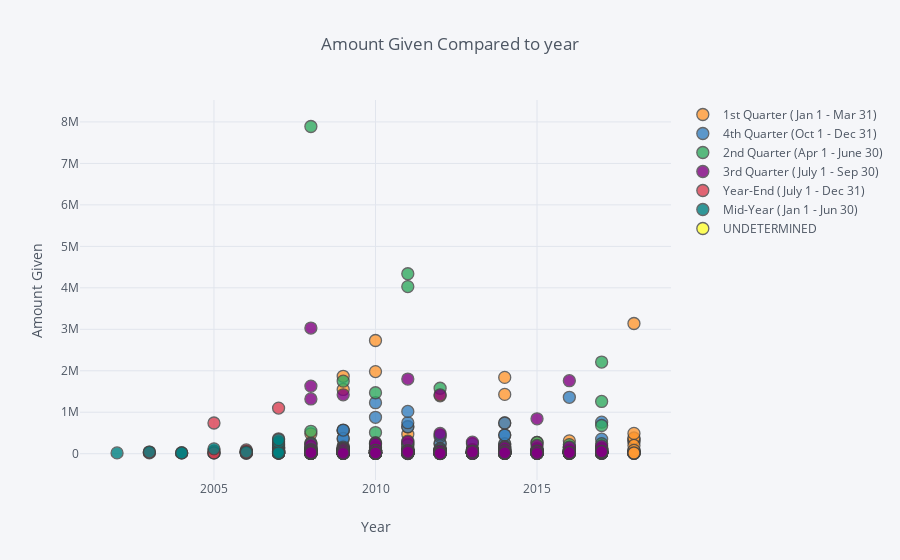

Source (notebook cell):
### Code cell
dfviz.iplot(
    x='year',
    y='amount',
    # Specify the category
    categories='period',
    xTitle='Year',
    yTitle='Amount Given',
    title='Amount Given Compared to year')

### Figure 1 — Plotly figure (JSON) as saved in the notebook; plotly's stock layout.template omitted (floating-point values rounded to 4 significant figures; data arrays with more than 128 entries replaced by an {"elided": "..."} marker saying what was removed)
{"data": [{"marker": {"color": "rgba(255, 153, 51, 1.0)", "line": {"width": 1.3}, "opacity": 0.8, "size": 12, "symbol": "circle"}, "mode": "markers", "name": "1st Quarter (Jan 1 - Mar 31)", "textfont": {"color": "#4D5663"}, "type": "scatter", "uid": "c3a02723-7034-4249-8a49-e444f6eda1c1", "x": {"elided": "136 int values"}, "y": {"elided": "136 int values"}}, {"marker": {"color": "rgba(55, 128, 191, 1.0)", "line": {"width": 1.3}, "opacity": 0.8, "size": 12, "symbol": "circle"}, "mode": "markers", "name": "4th Quarter (Oct 1 - Dec 31)", "textfont": {"color": "#4D5663"}, "type": "scatter", "uid": "15dd0c2c-bf29-45cb-b5f0-1be7c72a1147", "x": {"elided": "192 int values"}, "y": {"elided": "192 int values"}}, {"marker": {"color": "rgba(50, 171, 96, 1.0)", "line": {"width": 1.3}, "opacity": 0.8, "size": 12, "symbol": "circle"}, "mode": "markers", "name": "2nd Quarter (Apr 1 - June 30)", "textfont": {"color": "#4D5663"}, "type": "scatter", "uid": "8b8eae7d-443c-4f5d-b2ad-bdb7ca231406", "x": [2015, 2009, 2011, 2014, 2012, 2012, 2017, 2010, 2008, 2015, 2017, 2017, 2017, 2013, 2017, 2014, 2015, 2016, 2012, 2016, 2015, 2008, 2015, 2010, 2010, 2011, 2017, 2014, 2017, 2010, 2008, 2011, 2011, 2015, 2017, 2008, 2010, 2014, 2009, 2011, 2011, 2015, 2016, 2010, 2014, 2012, 2014, 2014, 2014, 2009, 2012, 2016, 2008, 2012, 2013, 2014, 2008, 2009, 2008, 2009, 2008, 2015, 2013, 2010, 2014, 2008, 2008, 2012, 2014, 2010, 2013, 2017, 2017, 2010, 2011, 2008, 2013, 2015, 2008, 2011, 2017, 2017, 2009, 2013, 2010, 2008, 2009, 2015, 2014, 2015, 2008, 2014, 2011, 2016, 2015, 2017, 2013, 2009, 2012, 2014, 2013, 2017, 2010, 2011, 2011, 2015, 2011, 2010, 2016, 2008, 2009, 2011, 2017, 2009, 2010, 2015, 2008, 2013, 2008, 2008, 2011, 2014, 2014, 2012, 2011, 2011, 2017, 2014], "y": [70000, 60000, 20000, 7729, 50000, 20000, 27340, 510000, 245000, 50000, null, 50000, null, 40000, 2210000, 10000, 10000, 20000, 50000, 50000, 80000, 7890000, 270000, 260000, 90000, 61000, 30000, 50000, 90000, 80000, 20000, 130000, 24000, 40000, 20000, 110000, 70000, 30000, 60000, 21000, 80000, 60000, 150000, 40000, 20000, 1578100, 10000, 60000, 10000, 40000, 10000, 220000, 30000, 60000, 20000, 30000, 50000, 80000, 540000, 15000, 120000, 38809, 50000, 10000, 30000, 20000, 50000, 30000, 20000, 20000, 40000, 140000, 10000, null, 30000, 170000, 40000, 20000, 60000, 60000, 680000, 70000, 60000, 20000, 70000, 50000, null, 60000, 170000, 20000, null, 30000, 120200, 40000, 30000, null, 80000, 30000, 40000, null, 50000, 1260000, 50000, 4030000, 20000, 80000, 35000, 10000, 10000, null, 1750000, 50000, 20000, 30000, 1470000, 30000, 20000, 30000, 70000, 10000, 4338992, 15000, null, 20000, 207000, 20000, 240000, 40000]}, {"marker": {"color": "rgba(128, 0, 128, 1.0)", "line": {"width": 1.3}, "opacity": 0.8, "size": 12, "symbol": "circle"}, "mode": "markers", "name": "3rd Quarter (July 1 - Sep 30)", "textfont": {"color": "#4D5663"}, "type": "scatter", "uid": "86d477e0-3468-4219-babc-c8b215174caa", "x": {"elided": "180 int values"}, "y": {"elided": "180 int values"}}, {"marker": {"color": "rgba(219, 64, 82, 1.0)", "line": {"width": 1.3}, "opacity": 0.8, "size": 12, "symbol": "circle"}, "mode": "markers", "name": "Year-End (July 1 - Dec 31)", "textfont": {"color": "#4D5663"}, "type": "scatter", "uid": "9016e077-7a68-4916-98d7-f1fbe1712f0c", "x": [2006, 2006, 2006, 2004, 2005, 2007, 2005, 2007, 2006, 2006, 2007, 2007, 2006, 2003, 2005, 2007, 2007, 2007, 2005, 2006, 2007, 2006, 2005, 2007, 2007, 2007, 2006, 2007, 2007, 2007, 2006, 2007, 2003, 2006, 2007, 2007, 2007], "y": [43000, 10000, 60000, 20000, 20000, 194546, 20000, 40000, 40000, null, 20000, 60000, 40000, 40000, 60000, 20000, 360000, 12000, 740000, 90000, 80000, 52602, 20000, 1100000, 20000, 150000, 20000, 40000, 40000, 60000, null, 20000, 20000, 20000, 20000, 20000, 120000]}, {"marker": {"color": "rgba(0, 128, 128, 1.0)", "line": {"width": 1.3}, "opacity": 0.8, "size": 12, "symbol": "circle"}, "mode": "markers", "name": "Mid-Year (Jan 1 - Jun 30)", "textfont": {"color": "#4D5663"}, "type": "scatter", "uid": "f3243928-f766-4690-8fef-f6f81004a7ca", "x": [2005, 2007, 2007, 2004, 2005, 2007, 2007, 2007, 2007, 2007, 2003, 2007, 2007, 2007, 2002, 2006, 2004, 2007, 2007, 2002, 2007, 2007, 2007, 2007], "y": [117617, 140000, 240000, 20000, null, null, 20000, 160000, 20000, 40000, 40000, 140000, 40000, 60000, null, 40000, 20000, 60000, 220000, 20000, 60000, 280000, 20000, 340000]}, {"marker": {"color": "rgba(255, 255, 51, 1.0)", "line": {"width": 1.3}, "opacity": 0.8, "size": 12, "symbol": "circle"}, "mode": "markers", "name": "UNDETERMINED", "textfont": {"color": "#4D5663"}, "type": "scatter", "uid": "0452eea5-5d69-4756-a8a5-f5af8eeb5fb5", "x": [2013, 2012, 2018, 2009, 2010, 2009, 2017, 2008, 2008, 2011], "y": [null, null, null, null, null, null, null, null, null, null]}], "layout": {"legend": {"bgcolor": "#F5F6F9", "font": {"color": "#4D5663"}}, "paper_bgcolor": "#F5F6F9", "plot_bgcolor": "#F5F6F9", "title": {"font": {"color": "#4D5663"}, "text": "Amount Given Compared to year"}, "xaxis": {"gridcolor": "#E1E5ED", "showgrid": true, "tickfont": {"color": "#4D5663"}, "title": {"font": {"color": "#4D5663"}, "text": "Year"}, "zerolinecolor": "#E1E5ED"}, "yaxis": {"gridcolor": "#E1E5ED", "showgrid": true, "tickfont": {"color": "#4D5663"}, "title": {"font": {"color": "#4D5663"}, "text": "Amount Given"}, "zerolinecolor": "#E1E5ED"}}}
